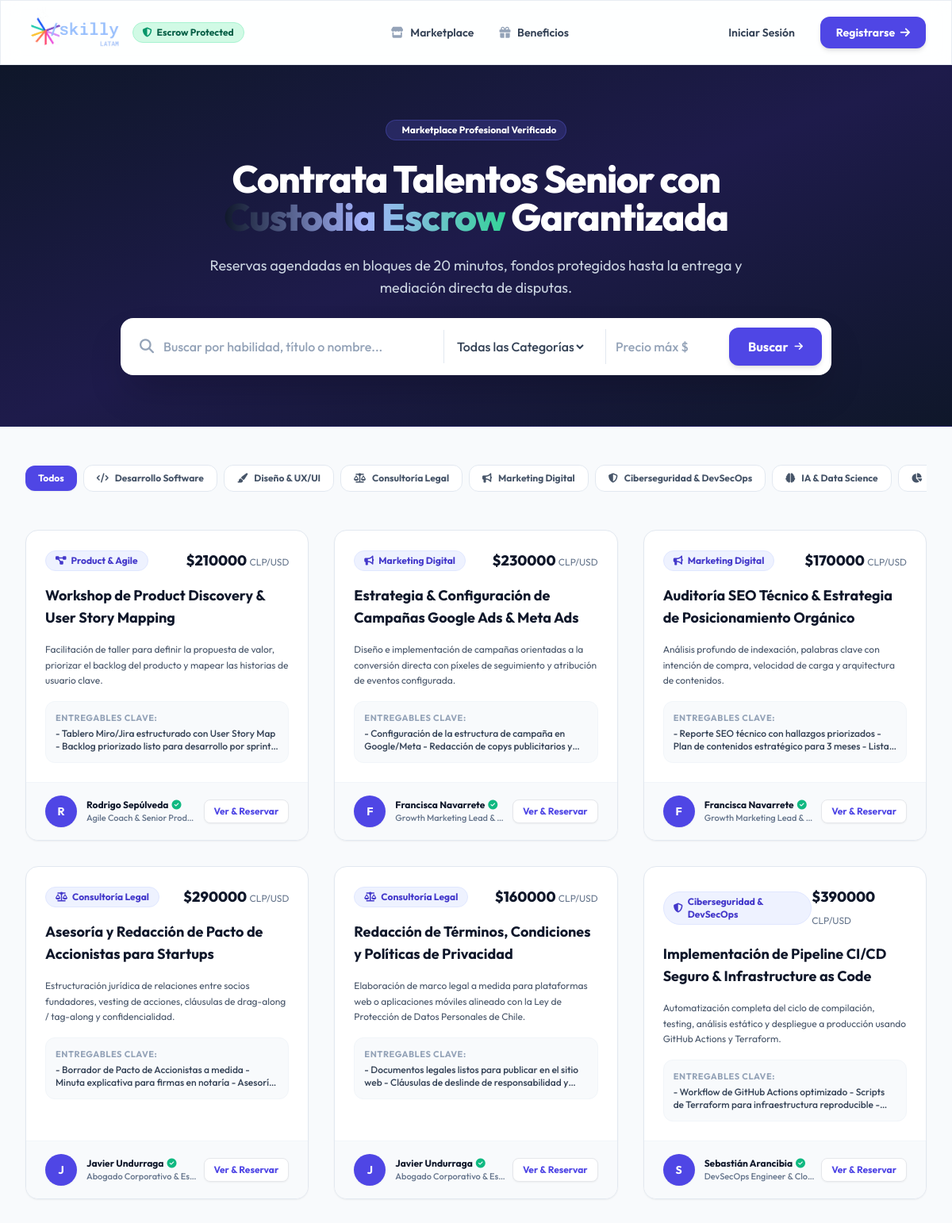
The page / (upper part) on the database its author committed.
### apps/services/models.py (models this page shows, shortened)
class Category(models.Model):
    name = models.CharField(max_length=100, verbose_name="Nombre de la Categoría")
    slug = models.SlugField(unique=True)
    description = models.TextField(blank=True, verbose_name="Descripción")
    icon = models.CharField(max_length=50, default='fa-briefcase', help_text="Clase de FontAwesome (ej. fa-code, fa-paint-brush)")
    class Meta:
        verbose_name = "Categoría"
        verbose_name_plural = "Categorías"

class Service(models.Model):
    STATUS_BORRADOR = 'BORRADOR'
    STATUS_EN_REVISION = 'EN_REVISION'
    STATUS_APROBADO_CON_MODIFICACIONES = 'APROBADO_CON_MODIFICACIONES'
    STATUS_PUBLICADO = 'PUBLICADO'
    STATUS_RECHAZADO = 'RECHAZADO'
    STATUS_CHOICES = [
        (STATUS_BORRADOR, 'Borrador'),
        (STATUS_EN_REVISION, 'En Revisión por Skilly'),
        (STATUS_APROBADO_CON_MODIFICACIONES, 'Aprobado con Modificaciones'),
        (STATUS_PUBLICADO, 'Publicado'),
        (STATUS_RECHAZADO, 'Rechazado'),
    ]
    professional = models.ForeignKey(
        settings.AUTH_USER_MODEL,
        on_delete=models.CASCADE,
        related_name='services',
        limit_choices_to={'role': 'PROFESIONAL'}
    )
    category = models.ForeignKey(Category, on_delete=models.CASCADE, related_name='services')
    title = models.CharField(max_length=200, verbose_name="Título del Servicio")
    description = models.TextField(verbose_name="Descripción Detallada")
    deliverables = models.TextField(verbose_name="Entregables Incluidos", help_text="Listado de lo que recibirá el cliente")
    estimated_duration = models.CharField(max_length=100, verbose_name="Duración Estimada", help_text="Ej: 2 horas, 3 días hábiles")
    price = models.DecimalField(
        max_digits=10,
        decimal_places=2,
        validators=[MinValueValidator(1.00)],
        verbose_name="Tarifa ($ CLP)"
    )
    original_price = models.DecimalField(
        max_digits=10,
        decimal_places=2,
        blank=True,
        null=True,
        verbose_name="Precio Original Solicitado ($ CLP)"
    )
    status = models.CharField(
        max_length=35,
        choices=STATUS_CHOICES,
        default=STATUS_PUBLICADO,
        verbose_name="Estado de Publicación"
    )
    modified_by_admin = models.BooleanField(default=False, verbose_name="Modificado por Administración")
    admin_feedback = models.TextField(blank=True, null=True, verbose_name="Retroalimentación Administrativa")
    is_active = models.BooleanField(default=True, verbose_name="Servicio Activo")
    created_at = models.DateTimeField(auto_now_add=True)
    class Meta:
        ordering = ['-created_at']

### apps/users/models.py (models this page shows, shortened)
class CustomUser(AbstractUser):
    ROLE_PROFESIONAL = 'PROFESIONAL'
    ROLE_ORGANIZACION = 'ORGANIZACION'
    ROLE_ADMIN = 'ADMIN'
    ROLE_CHOICES = [
        (ROLE_PROFESIONAL, 'Profesional Independiente'),
        (ROLE_ORGANIZACION, 'Empresa / Organización'),
        (ROLE_ADMIN, 'Administrador Skilly'),
    ]
    role = models.CharField(max_length=20, choices=ROLE_CHOICES, default=ROLE_ORGANIZACION)
    phone = models.CharField(max_length=20, blank=True, null=True, verbose_name="Teléfono de Contacto")
    created_at = models.DateTimeField(auto_now_add=True)

class ProfessionalProfile(models.Model):
    STATUS_PENDIENTE = 'PENDIENTE'
    STATUS_VALIDADO = 'VALIDADO'
    STATUS_RECHAZADO = 'RECHAZADO'
    VALIDATION_CHOICES = [
        (STATUS_PENDIENTE, 'Pendiente de Validación'),
        (STATUS_VALIDADO, 'Validado'),
        (STATUS_RECHAZADO, 'Rechazado'),
    ]
    user = models.OneToOneField(CustomUser, on_delete=models.CASCADE, related_name='professional_profile')
    profession = models.CharField(max_length=150, verbose_name="Profesión / Título Principal")
    bio = models.TextField(blank=True, verbose_name="Biografía / Presentación")
    slug = models.SlugField(unique=True, max_length=150, verbose_name="URL del Perfil público")
    validation_status = models.CharField(max_length=20, choices=VALIDATION_CHOICES, default=STATUS_PENDIENTE)
    rejection_reason = models.TextField(blank=True, null=True, verbose_name="Motivo de Rechazo")
    support_document = models.FileField(
        upload_to='pro_documents/',
        blank=True,
        null=True,
        validators=[validate_file_size],
        verbose_name="Documentos de Respaldo (PDF/Imagen, Máx 5MB)"
    )
    avatar = models.ImageField(upload_to='avatars/', blank=True, null=True, verbose_name="Foto de Perfil")
    hourly_rate = models.DecimalField(max_digits=10, decimal_places=2, default=0, verbose_name="Tarifa por Hora Promedio ($)")
    admin_notes = models.TextField(blank=True, default='', verbose_name="Notas Internas de Administración (Solo Skilly)")
    expelled_at = models.DateTimeField(blank=True, null=True, verbose_name="Fecha de Expulsión")
    is_first_session_completed = models.BooleanField(default=False, verbose_name="Primera Sesión Completada")
    strikes_count = models.PositiveSmallIntegerField(default=0, verbose_name="Contador de Amonestaciones (Strikes)")

### apps/services/views.py (the view, shortened to what this page needs)
# urls.py: path('', views.marketplace_view, name='marketplace'),
def marketplace_view(request):
    services = Service.objects.filter(is_active=True).select_related('professional', 'category')
    categories = Category.objects.all()
    category_slug = request.GET.get('category')
    search_query = request.GET.get('q')
    max_price = request.GET.get('max_price')
    if category_slug:
        services = services.filter(category__slug=category_slug)
    if max_price:
        try:
            services = services.filter(price__lte=float(max_price))
        except ValueError:
            pass
    context = {
        'services': services,
        'categories': categories,
        'selected_category': category_slug,
        'search_query': search_query or '',
        'max_price': max_price or '',
    }
    return render(request, 'services/mercado_servicios.html', context)

### templates/services/mercado_servicios.html (shortened to what this page needs)
{% extends 'base.html' %}
{% block content %}
<div class="bg-gradient-to-br from-slate-900 via-indigo-950 to-slate-900 text-white py-16 px-4 sm:px-6 lg:px-8 border-b border-indigo-900/50">
    <div class="max-w-7xl mx-auto text-center space-y-6">
        <span class="inline-flex items-center gap-2 px-3 py-1 rounded-full text-xs font-bold bg-brand-500/20 text-brand-300 border border-brand-500/30">
             Marketplace Profesional Verificado
        </span>
        <h1 class="text-4xl sm:text-5xl font-extrabold tracking-tight max-w-3xl mx-auto leading-tight">
            Contrata Talentos Senior con <span class="text-transparent bg-clip-text bg-gradient-to-r from-brand-400 via-indigo-300 to-emerald-400">Custodia Escrow</span> Garantizada
        </h1>
        <p class="text-base sm:text-lg text-slate-300 max-w-2xl mx-auto font-normal">
            Reservas agendadas en bloques de 20 minutos, fondos protegidos hasta la entrega y mediación directa de disputas.
        </p>
        <form method="get" class="max-w-4xl mx-auto bg-white p-3 rounded-2xl shadow-2xl flex flex-col md:flex-row items-center gap-3 text-slate-800">
            <div class="flex-1 flex items-center gap-3 px-3 w-full">
                <i class="fa-solid fa-magnifying-glass text-slate-400 text-lg"></i>
                <input type="text" name="q" value="{{ search_query }}" placeholder="Buscar por habilidad, título o nombre..." class="w-full py-2.5 outline-none font-medium text-slate-800 placeholder-slate-400">
            </div>
            <div class="w-full md:w-48 border-t md:border-t-0 md:border-l border-slate-200 px-3">
                <select name="category" class="w-full py-2.5 outline-none font-medium text-slate-700 bg-transparent">
                    <option value="">Todas las Categorías</option>
                </select>
            </div>
            <div class="w-full md:w-36 border-t md:border-t-0 md:border-l border-slate-200 px-3">
                <input type="number" name="max_price" value="{{ max_price }}" placeholder="Precio máx $" class="w-full py-2.5 outline-none font-medium text-slate-700 placeholder-slate-400">
            </div>
            <button type="submit" class="w-full md:w-auto px-6 py-3 bg-brand-600 hover:bg-brand-700 text-white font-bold rounded-xl shadow-md transition-colors flex items-center justify-center gap-2">
                <span>Buscar</span>
                <i class="fa-solid fa-arrow-right text-xs"></i>
            </button>
        </form>
    </div>
</div>
<div class="max-w-7xl mx-auto px-4 sm:px-6 lg:px-8 py-12">
    <div class="flex items-center gap-2 overflow-x-auto pb-4 mb-8 no-scrollbar">
        <a href="{% url 'services:marketplace' %}" class="px-4 py-2 rounded-xl text-xs font-bold whitespace-nowrap transition-colors {% if not selected_category %}bg-brand-600 text-white shadow-sm{% else %}bg-white text-slate-600 border border-slate-200 hover:bg-slate-50{% endif %}">
            Todos
        </a>
        {% for cat in categories %}
            <a href="?category={{ cat.slug }}" class="px-4 py-2 rounded-xl text-xs font-bold whitespace-nowrap transition-colors flex items-center gap-2 {% if selected_category == cat.slug %}bg-brand-600 text-white shadow-sm{% else %}bg-white text-slate-600 border border-slate-200 hover:bg-slate-50{% endif %}">
                <i class="fa-solid {{ cat.icon }}"></i>
                <span>{{ cat.name }}</span>
            </a>
        {% endfor %}
    </div>
    {% if services %}
        <div class="grid grid-cols-1 md:grid-cols-2 lg:grid-cols-3 gap-8">
            {% for service in services %}
                <div class="bg-white rounded-2xl border border-slate-200 shadow-sm hover:shadow-xl transition-all duration-300 flex flex-col justify-between overflow-hidden group">
                    <div class="p-6 space-y-4">
                        <div class="flex items-center justify-between">
                            <span class="px-3 py-1 rounded-full text-xs font-bold bg-indigo-50 text-indigo-700 border border-indigo-100 flex items-center gap-1.5">
                                <i class="fa-solid {{ service.category.icon }}"></i> {{ service.category.name }}
                            </span>
                            <span class="text-lg font-extrabold text-slate-900">
                                ${{ service.price|floatformat:0 }} <span class="text-xs font-normal text-slate-500">CLP/USD</span>
                            </span>
                        </div>
                        <h3 class="text-lg font-bold text-slate-900 group-hover:text-brand-600 transition-colors line-clamp-2">
                            <a href="{% url 'services:service_detail' pk=service.pk %}">{{ service.title }}</a>
                        </h3>
                        <p class="text-xs text-slate-600 line-clamp-3 leading-relaxed">
                            {{ service.description }}
                        </p>
                        <div class="bg-slate-50 p-3 rounded-xl border border-slate-100 space-y-1">
                            <span class="text-[11px] font-bold text-slate-400 uppercase tracking-wider block">Entregables clave:</span>
                            <p class="text-xs font-medium text-slate-700 line-clamp-2">
                                {{ service.deliverables }}
                            </p>
                        </div>
                    </div>
                    <div class="px-6 py-4 bg-slate-50 border-t border-slate-100 flex items-center justify-between">
                        <a href="{% url 'users:public_pro_profile' slug=service.professional.professional_profile.slug %}" class="flex items-center gap-3 group/pro">
                            <div class="w-10 h-10 rounded-full bg-brand-600 text-white font-bold flex items-center justify-center text-sm shadow-sm group-hover/pro:ring-2 group-hover/pro:ring-brand-500 transition-all">
                                {{ service.professional.first_name|first|default:service.professional.username|first|upper }}
                            </div>
                            <div>
                                <span class="block text-xs font-bold text-slate-900 group-hover/pro:text-brand-600 transition-colors flex items-center gap-1">
                                    {{ service.professional.get_full_name|default:service.professional.username }}
                                    {% if service.professional.professional_profile.validation_status == 'VALIDADO' %}
                                        <i class="fa-solid fa-circle-check text-emerald-500 text-xs" title="Profesional Validado por Skilly"></i>
                                    {% endif %}
                                </span>
                                <span class="block text-[11px] text-slate-500 font-medium truncate max-w-[140px]">
                                    {{ service.professional.professional_profile.profession|default:"Profesional Skilly" }}
                                </span>
                            </div>
                        </a>
                        <a href="{% url 'services:service_detail' pk=service.pk %}" class="px-3 py-1.5 bg-white hover:bg-brand-600 text-brand-600 hover:text-white border border-brand-200 hover:border-brand-600 rounded-lg text-xs font-bold transition-all shadow-sm">
                            Ver & Reservar
                        </a>
                    </div>
                </div>
            {% endfor %}
        </div>
    {% endif %}
</div>
{% endblock %}

### templates/base.html (style rules this page uses)
body { font-family: 'Outfit', 'Inter', sans-serif; }

### rows shown on the page
Category: name "Desarrollo Software"
Category: name "Diseño & UX/UI"
Category: name "Consultoría Legal"
Category: name "Marketing Digital"
Category: name "Ciberseguridad & DevSecOps"
Category: name "IA & Data Science"
Service: category.name "Product & Agile", price "210000", title "Workshop de Product Discovery & User Story Mapping", description "Facilitación de taller para definir la propuesta de valor, priorizar el backlog del producto y mapear las historias de usuario clave.", deliverables "- Tablero Miro/Jira estructurado con User Story Map - Backlog priorizado listo para desarrollo por…", professional.first_name|first "R", professional.get_full_name "Rodrigo Sepúlveda", professional.professional_profile.profession "Agile Coach & Senior Prod…"
Service: category.name "Marketing Digital", price "230000", title "Estrategia & Configuración de Campañas Google Ads & Meta Ads", description "Diseño e implementación de campañas orientadas a la conversión directa con píxeles de seguimiento y atribución de eventos configurada.", deliverables "- Configuración de la estructura de campaña en Google/Meta - Redacción de copys publicitarios…", professional.first_name|first "F", professional.get_full_name "Francisca Navarrete", professional.professional_profile.profession "Growth Marketing Lead &…"
Service: category.name "Marketing Digital", price "170000", title "Auditoría SEO Técnico & Estrategia de Posicionamiento Orgánico", description "Análisis profundo de indexación, palabras clave con intención de compra, velocidad de carga y arquitectura de contenidos.", deliverables "- Reporte SEO técnico con hallazgos priorizados - Plan de contenidos estratégico para 3 meses -…", professional.first_name|first "F", professional.get_full_name "Francisca Navarrete", professional.professional_profile.profession "Growth Marketing Lead &…"
Service: category.name "Consultoría Legal", price "290000", title "Asesoría y Redacción de Pacto de Accionistas para Startups", description "Estructuración jurídica de relaciones entre socios fundadores, vesting de acciones, cláusulas de drag-along / tag-along y confidencialidad.", deliverables "- Borrador de Pacto de Accionistas a medida - Minuta explicativa para firmas en notaría -…", professional.first_name|first "J", professional.get_full_name "Javier Undurraga", professional.professional_profile.profession "Abogado Corporativo & Es…"
Service: category.name "Consultoría Legal", price "160000", title "Redacción de Términos, Condiciones y Políticas de Privacidad", description "Elaboración de marco legal a medida para plataformas web o aplicaciones móviles alineado con la Ley de Protección de Datos Personales de Chile.", deliverables "- Documentos legales listos para publicar en el sitio web - Cláusulas de deslinde de responsabilidad…", professional.first_name|first "J", professional.get_full_name "Javier Undurraga", professional.professional_profile.profession "Abogado Corporativo & Es…"
Service: category.name "Ciberseguridad & DevSecOps", price "390000", title "Implementación de Pipeline CI/CD Seguro & Infrastructure as Code", description "Automatización completa del ciclo de compilación, testing, análisis estático y despliegue a producción usando GitHub Actions y Terraform.", deliverables "- Workflow de GitHub Actions optimizado - Scripts de Terraform para infraestructura reproducible…", professional.first_name|first "S", professional.get_full_name "Sebastián Arancibia", professional.professional_profile.profession "DevSecOps Engineer & Clo…"
